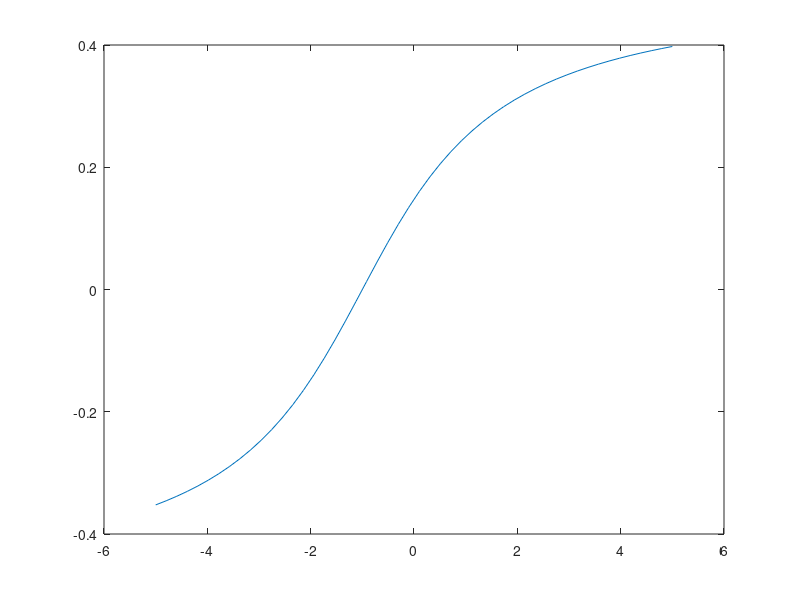

This figure's MATLAB source:
%%%Calcolo funzione di ripartizione per distribuzione di Cauchy 0_1  2_0.5
%%%-1_2
clc, clear

D=50; %density

b=2; %1/ \theta
a=-1; %k

%fun = @(x) -(1/pi)*acot((-a+x)/b)-1/2;

%fun=@(x) (1/pi)*atan((-a+x)/b)+0.5

fun = @(x) -(5734161139222659*atan((a - x)/b))/18014398509481984;

input=linspace(-5,5,D)';

output= ones(D,1);

for i=1:D
    output(i)=fun(input(i));
end

plot(input, output)

[input, output]